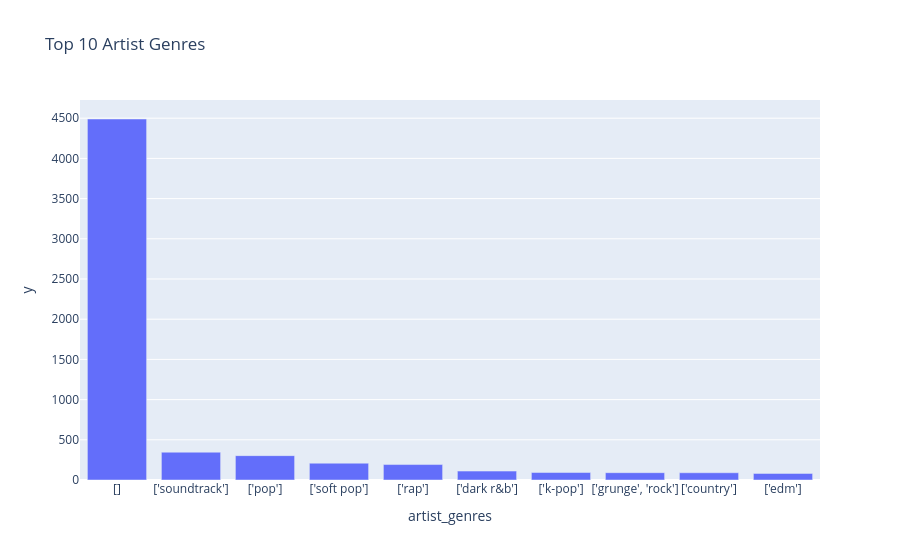

The code cell stored with this chart in its notebook:
### Markdown cell above
# Exploratory Data Analysis - Visualizations

### Code cell
# Histograms for numeric features
fig, axes = plt.subplots(2, 2, figsize=(12, 10))
track_data['track_popularity'].hist(ax=axes[0,0], bins=20)
axes[0,0].set_title('Track Popularity Distribution')

track_data['track_duration_ms'].hist(ax=axes[0,1], bins=20)
axes[0,1].set_title('Track Duration Distribution')

if 'artist_popularity' in track_data.columns:
    track_data['artist_popularity'].hist(ax=axes[1,0], bins=20)
    axes[1,0].set_title('Artist Popularity Distribution')

if 'artist_followers' in track_data.columns:
    track_data['artist_followers'].hist(ax=axes[1,1], bins=20)
    axes[1,1].set_title('Artist Followers Distribution')

plt.tight_layout()
plt.show()

# Scatter plot: Popularity vs Duration
plt.figure(figsize=(8,6))
sns.scatterplot(data=track_data, x='track_duration_ms', y='track_popularity')
plt.title('Track Popularity vs Duration')
plt.show()

# Box plot for explicit content
if 'explicit' in track_data.columns:
    plt.figure(figsize=(8,6))
    sns.boxplot(data=track_data, x='explicit', y='track_popularity')
    plt.title('Popularity by Explicit Content')
    plt.show()

# Heatmap for correlation
plt.figure(figsize=(10,8))
sns.heatmap(correlation, annot=True, cmap='coolwarm')
plt.title('Correlation Heatmap')
plt.show()

# Plotly interactive plot: Top genres
if 'artist_genres' in track_data.columns:
    genre_counts = track_data['artist_genres'].value_counts().head(10)
    fig = px.bar(genre_counts, x=genre_counts.index, y=genre_counts.values, title='Top 10 Artist Genres')
    fig.show()

### Figure 1 — Plotly figure (JSON) as saved in the notebook; plotly's stock layout.template omitted (floating-point values rounded to 4 significant figures)
{"data": [{"hovertemplate": "artist_genres=%{x}<br>y=%{y}<extra></extra>", "legendgroup": "", "marker": {"color": "#636efa", "pattern": {"shape": ""}}, "name": "", "orientation": "v", "showlegend": false, "textposition": "auto", "type": "bar", "x": ["[]", "['soundtrack']", "['pop']", "['soft pop']", "['rap']", "['dark r&b']", "['k-pop']", "['grunge', 'rock']", "['country']", "['edm']"], "xaxis": "x", "y": [4490, 346, 303, 209, 192, 111, 93, 91, 90, 82], "yaxis": "y"}], "layout": {"barmode": "relative", "legend": {"tracegroupgap": 0}, "title": {"text": "Top 10 Artist Genres"}, "xaxis": {"anchor": "y", "domain": [0, 1], "title": {"text": "artist_genres"}}, "yaxis": {"anchor": "x", "domain": [0, 1], "title": {"text": "y"}}}}
